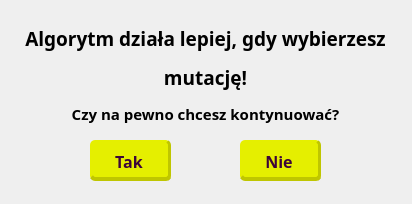
<?xml version="1.0" encoding="UTF-8"?>
<ui version="4.0">
 <class>MainWindow</class>
 <widget class="QMainWindow" name="MainWindow">
  <property name="geometry">
   <rect>
    <x>0</x>
    <y>0</y>
    <width>412</width>
    <height>204</height>
   </rect>
  </property>
  <property name="windowTitle">
   <string>INFORMACJA</string>
  </property>
  <widget class="QWidget" name="centralwidget">
   <widget class="QLabel" name="label">
    <property name="geometry">
     <rect>
      <x>10</x>
      <y>20</y>
      <width>391</width>
      <height>111</height>
     </rect>
    </property>
    <property name="font">
     <font>
      <family>Century Gothic</family>
      <pointsize>20</pointsize>
      <bold>true</bold>
     </font>
    </property>
    <property name="text">
     <string>&lt;html&gt;&lt;head/&gt;&lt;body&gt;&lt;p align=&quot;center&quot;&gt;&lt;span style=&quot; font-size:14pt;&quot;&gt;Algorytm działa lepiej, gdy wybierzesz&lt;/span&gt;&lt;/p&gt;&lt;p align=&quot;center&quot;&gt;&lt;span style=&quot; font-size:14pt;&quot;&gt;mutację!&lt;/span&gt;&lt;/p&gt;&lt;p align=&quot;center&quot;&gt;&lt;span style=&quot; font-size:11pt;&quot;&gt;Czy na pewno chcesz kontynuować?&lt;/span&gt;&lt;/p&gt;&lt;/body&gt;&lt;/html&gt;</string>
    </property>
   </widget>
   <widget class="QPushButton" name="pushButton">
    <property name="geometry">
     <rect>
      <x>90</x>
      <y>140</y>
      <width>81</width>
      <height>41</height>
     </rect>
    </property>
    <property name="font">
     <font>
      <family>Century Gothic</family>
      <pointsize>12</pointsize>
      <italic>false</italic>
      <bold>true</bold>
     </font>
    </property>
    <property name="cursor">
     <cursorShape>PointingHandCursor</cursorShape>
    </property>
    <property name="styleSheet">
     <string notr="true">QPushButton {
background-color: rgb(229, 239, 0);
border: none;
padding-top: 5px;
color: rgb(60, 4, 57);
border-right: 3px solid rgb(191, 198, 0);
border-bottom: 4px solid rgb(191, 198, 0);
border-left:none;
border-radius: 5px;
}

QPushButton:hover {
background-color: rgb(238, 243, 0);
border-right: 3px solid rgb(191, 198, 0);
border-bottom: 4px solid rgb(191, 198, 0);
border-left:none;
border-radius: 5px;
}

QPushButton:pressed{
background-color: rgb(206, 213, 0);
border-left: 4px solid rgb(191, 198, 0);
border-top: 5px solid rgb(191, 198, 0);
border-right:none;
padding-top: -5px;
border-bottom:none
}
</string>
    </property>
    <property name="text">
     <string>Tak</string>
    </property>
   </widget>
   <widget class="QPushButton" name="pushButton_2">
    <property name="geometry">
     <rect>
      <x>240</x>
      <y>140</y>
      <width>81</width>
      <height>41</height>
     </rect>
    </property>
    <property name="font">
     <font>
      <family>Century Gothic</family>
      <pointsize>12</pointsize>
      <italic>false</italic>
      <bold>true</bold>
     </font>
    </property>
    <property name="cursor">
     <cursorShape>PointingHandCursor</cursorShape>
    </property>
    <property name="styleSheet">
     <string notr="true">QPushButton {
background-color: rgb(229, 239, 0);
border: none;
padding-top: 5px;
color: rgb(60, 4, 57);
border-right: 3px solid rgb(191, 198, 0);
border-bottom: 4px solid rgb(191, 198, 0);
border-left:none;
border-radius: 5px;
}

QPushButton:hover {
background-color: rgb(238, 243, 0);
border-right: 3px solid rgb(191, 198, 0);
border-bottom: 4px solid rgb(191, 198, 0);
border-left:none;
border-radius: 5px;
}

QPushButton:pressed{
background-color: rgb(206, 213, 0);
border-left: 4px solid rgb(191, 198, 0);
border-top: 5px solid rgb(191, 198, 0);
border-right:none;
padding-top: -5px;
border-bottom:none
}
</string>
    </property>
    <property name="text">
     <string>Nie</string>
    </property>
   </widget>
  </widget>
 </widget>
 <resources/>
 <connections/>
</ui>
